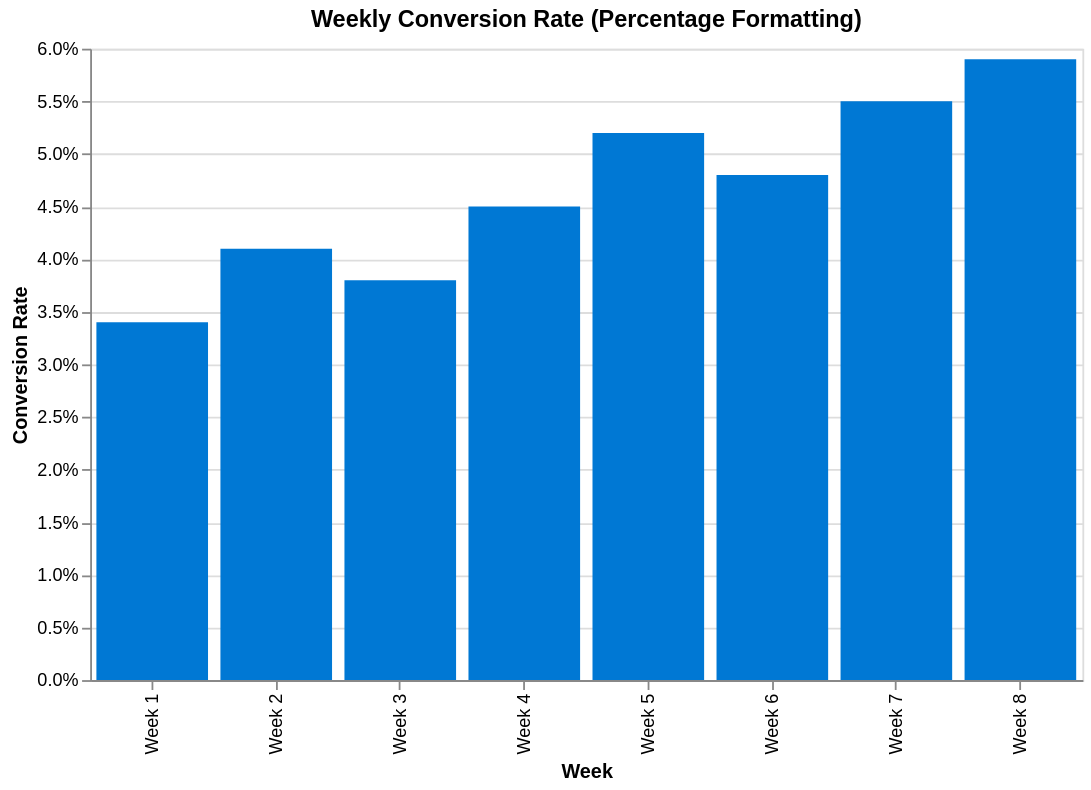

Specify this chart in Vega-Lite:
### Vega-Lite specification from a JSON file in a GitHub repository (floating-point values rounded to 4 significant figures)
{"$schema": "https://vega.github.io/schema/vega-lite/v6.json", "description": "Conversion rates with percentage formatting", "width": 550, "height": 350, "data": {"values": [{"week": "Week 1", "conversion_rate": 0.034}, {"week": "Week 2", "conversion_rate": 0.041}, {"week": "Week 3", "conversion_rate": 0.038}, {"week": "Week 4", "conversion_rate": 0.045}, {"week": "Week 5", "conversion_rate": 0.052}, {"week": "Week 6", "conversion_rate": 0.048}, {"week": "Week 7", "conversion_rate": 0.055}, {"week": "Week 8", "conversion_rate": 0.059}]}, "mark": {"type": "bar", "color": "#0078D4"}, "encoding": {"x": {"field": "week", "type": "ordinal", "axis": {"title": "Week"}}, "y": {"field": "conversion_rate", "type": "quantitative", "axis": {"title": "Conversion Rate", "format": ".1%"}}}, "title": "Weekly Conversion Rate (Percentage Formatting)"}
